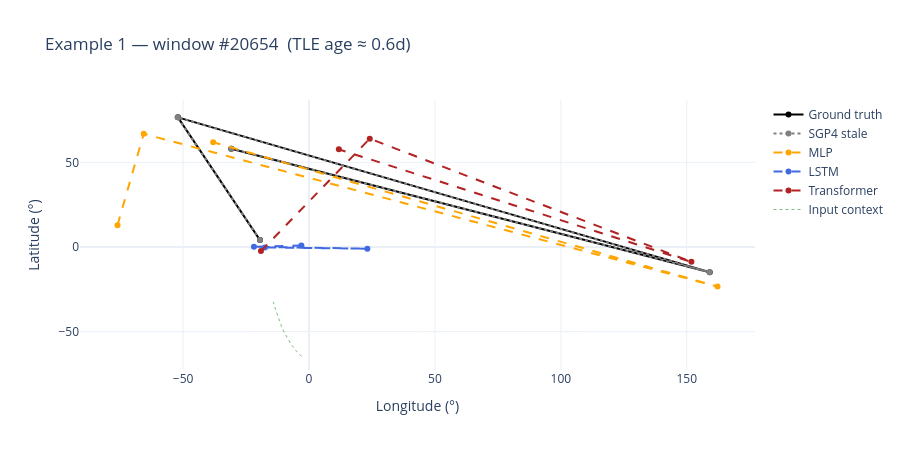
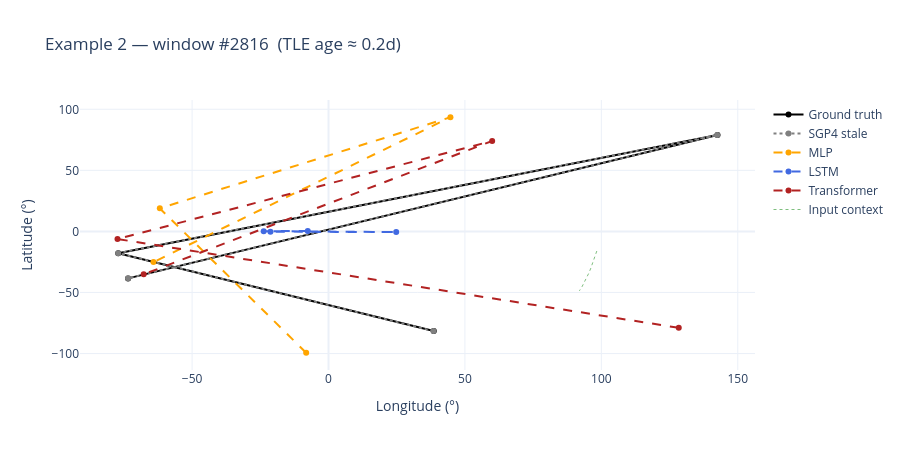
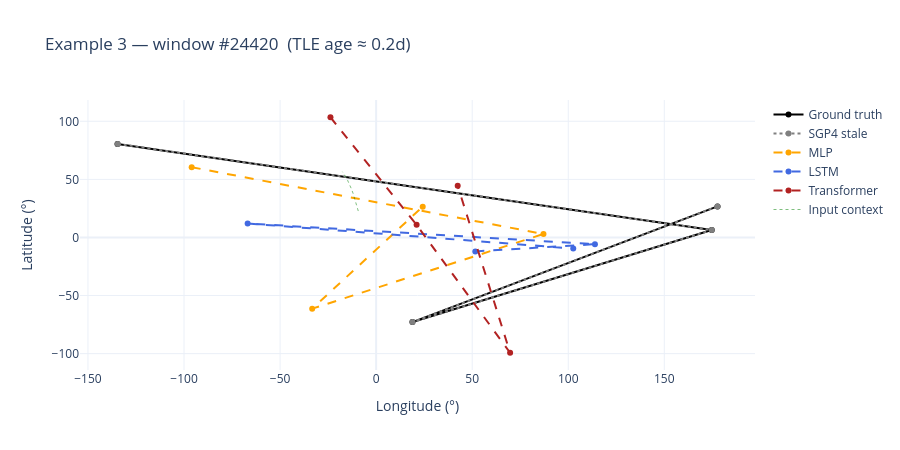

Notebook code for these charts, in order:
### Markdown cell above
## 5 — Example Prediction Trajectories

Visualise 3 random test windows: ground truth vs SGP4 stale vs MLP vs LSTM vs Transformer on a lat/lon map. Windows are sampled from rows where the stale baseline is available.

### Code cell
N_EXAMPLES = 3
# Pick random windows where the stale baseline is available
rng = np.random.default_rng(42)
valid_indices = np.where(stale_mask)[0]
example_idxs  = rng.choice(valid_indices, size=min(N_EXAMPLES, len(valid_indices)), replace=False)

for i, idx in enumerate(example_idxs):
    fig = go.Figure()

    # Ground truth
    gt = y_test[idx]          # (H, 3)
    fig.add_trace(go.Scatter(x=gt[:, 1], y=gt[:, 0], mode='lines+markers',
                             name='Ground truth', line=dict(color='black', width=2)))

    # SGP4 stale
    sg = y_sgp4_stale[idx]    # (H, 3)
    fig.add_trace(go.Scatter(x=sg[:, 1], y=sg[:, 0], mode='lines+markers',
                             name='SGP4 stale', line=dict(color='grey', dash='dot')))

    # MLP
    mp = mlp_pred[idx]
    fig.add_trace(go.Scatter(x=mp[:, 1], y=mp[:, 0], mode='lines+markers',
                             name='MLP', line=dict(color='orange', dash='dash')))

    # LSTM
    lp = lstm_pred[idx]
    fig.add_trace(go.Scatter(x=lp[:, 1], y=lp[:, 0], mode='lines+markers',
                             name='LSTM', line=dict(color='royalblue', dash='dash')))

    # Transformer
    tp = tf_pred[idx]
    fig.add_trace(go.Scatter(x=tp[:, 1], y=tp[:, 0], mode='lines+markers',
                             name='Transformer', line=dict(color='firebrick', dash='dash')))

    # Context — last 10 input timesteps for orientation
    ctx = X_test_unscaled[idx, -10:]
    lat_col = FEATURE_COLS.index('lat_deg')
    lon_col = FEATURE_COLS.index('lon_deg')
    fig.add_trace(go.Scatter(x=ctx[:, lon_col], y=ctx[:, lat_col], mode='lines',
                             name='Input context', line=dict(color='green', width=1, dash='dot'),
                             opacity=0.5))

    age_str = f'{tle_age_last[idx]:.1f}d'
    fig.update_layout(
        title=f'Example {i+1} — window #{idx}  (TLE age ≈ {age_str})',
        xaxis_title='Longitude (°)', yaxis_title='Latitude (°)',
        template='plotly_white', height=450)
    fig.show()

### Figure 1 — Plotly figure (JSON) as saved in the notebook; plotly's stock layout.template omitted (floating-point values rounded to 4 significant figures)
{"data": [{"line": {"color": "black", "width": 2}, "mode": "lines+markers", "name": "Ground truth", "type": "scatter", "x": [-19.47, -52.06, 159.1, -30.9], "y": [4.067, 76.57, -14.88, 57.97]}, {"line": {"color": "grey", "dash": "dot"}, "mode": "lines+markers", "name": "SGP4 stale", "type": "scatter", "x": [-19.47, -52.21, 159.1, -30.93], "y": [4.126, 76.62, -14.94, 58.03]}, {"line": {"color": "orange", "dash": "dash"}, "mode": "lines+markers", "name": "MLP", "type": "scatter", "x": [-76.06, -65.66, 162.2, -38.07], "y": [12.89, 66.85, -23.41, 61.86]}, {"line": {"color": "royalblue", "dash": "dash"}, "mode": "lines+markers", "name": "LSTM", "type": "scatter", "x": [-3.038, -21.88, 23.16, -17.51], "y": [0.8632, 0.1193, -1.026, -0.292]}, {"line": {"color": "firebrick", "dash": "dash"}, "mode": "lines+markers", "name": "Transformer", "type": "scatter", "x": [-19.09, 24.11, 151.8, 11.84], "y": [-2.452, 63.97, -8.799, 57.67]}, {"line": {"color": "green", "dash": "dot", "width": 1}, "mode": "lines", "name": "Input context", "opacity": 0.5, "type": "scatter", "x": [-2.919, -5.225, -7.064, -8.573, -9.842, -10.93, -11.88, -12.73, -13.49, -14.19], "y": [-64.69, -61.17, -57.62, -54.05, -50.47, -46.87, -43.27, -39.65, -36.04, -32.41]}], "layout": {"height": 450, "title": {"text": "Example 1 — window #20654  (TLE age ≈ 0.6d)"}, "xaxis": {"title": {"text": "Longitude (°)"}}, "yaxis": {"title": {"text": "Latitude (°)"}}}}

### Figure 2 — Plotly figure (JSON) as saved in the notebook; plotly's stock layout.template omitted (floating-point values rounded to 4 significant figures)
{"data": [{"line": {"color": "black", "width": 2}, "mode": "lines+markers", "name": "Ground truth", "type": "scatter", "x": [38.58, -77.08, 142.6, -73.46], "y": [-81.57, -17.79, 78.95, -38.45]}, {"line": {"color": "grey", "dash": "dot"}, "mode": "lines+markers", "name": "SGP4 stale", "type": "scatter", "x": [38.46, -77.08, 142.5, -73.47], "y": [-81.58, -17.77, 78.93, -38.43]}, {"line": {"color": "orange", "dash": "dash"}, "mode": "lines+markers", "name": "MLP", "type": "scatter", "x": [-8.193, -61.83, 44.69, -64.15], "y": [-99.34, 18.91, 93.5, -25.09]}, {"line": {"color": "royalblue", "dash": "dash"}, "mode": "lines+markers", "name": "LSTM", "type": "scatter", "x": [-7.602, -23.76, 24.81, -21.28], "y": [0.3395, 0.2113, -0.5396, -0.2597]}, {"line": {"color": "firebrick", "dash": "dash"}, "mode": "lines+markers", "name": "Transformer", "type": "scatter", "x": [128.4, -77.35, 59.98, -67.74], "y": [-78.94, -6.224, 74.07, -35.1]}, {"line": {"color": "green", "dash": "dot", "width": 1}, "mode": "lines", "name": "Input context", "opacity": 0.5, "type": "scatter", "x": [98.34, 97.81, 97.26, 96.68, 96.06, 95.4, 94.67, 93.87, 92.97, 91.95], "y": [-16.04, -19.68, -23.31, -26.94, -30.57, -34.2, -37.82, -41.44, -45.04, -48.65]}], "layout": {"height": 450, "title": {"text": "Example 2 — window #2816  (TLE age ≈ 0.2d)"}, "xaxis": {"title": {"text": "Longitude (°)"}}, "yaxis": {"title": {"text": "Latitude (°)"}}}}

### Figure 3 — Plotly figure (JSON) as saved in the notebook; plotly's stock layout.template omitted (floating-point values rounded to 4 significant figures)
{"data": [{"line": {"color": "black", "width": 2}, "mode": "lines+markers", "name": "Ground truth", "type": "scatter", "x": [-134.6, 174.7, 18.9, 177.7], "y": [80.54, 6.349, -72.85, 26.72]}, {"line": {"color": "grey", "dash": "dot"}, "mode": "lines+markers", "name": "SGP4 stale", "type": "scatter", "x": [-134.5, 174.7, 18.95, 177.7], "y": [80.55, 6.375, -72.88, 26.74]}, {"line": {"color": "orange", "dash": "dash"}, "mode": "lines+markers", "name": "MLP", "type": "scatter", "x": [-96.02, 87.11, -33.29, 24.25], "y": [60.48, 2.994, -61.3, 26.51]}, {"line": {"color": "royalblue", "dash": "dash"}, "mode": "lines+markers", "name": "LSTM", "type": "scatter", "x": [51.64, 113.9, -66.89, 102.6], "y": [-11.98, -5.786, 12.04, -9.524]}, {"line": {"color": "firebrick", "dash": "dash"}, "mode": "lines+markers", "name": "Transformer", "type": "scatter", "x": [-23.78, 21.06, 69.73, 42.46], "y": [103.5, 10.86, -99.25, 44.45]}, {"line": {"color": "green", "dash": "dot", "width": 1}, "mode": "lines", "name": "Input context", "opacity": 0.5, "type": "scatter", "x": [-9.301, -9.896, -10.53, -11.22, -11.97, -12.8, -13.74, -14.82, -16.07, -17.56], "y": [22.74, 26.5, 30.26, 34.02, 37.79, 41.55, 45.32, 49.07, 52.82, 56.56]}], "layout": {"height": 450, "title": {"text": "Example 3 — window #24420  (TLE age ≈ 0.2d)"}, "xaxis": {"title": {"text": "Longitude (°)"}}, "yaxis": {"title": {"text": "Latitude (°)"}}}}
